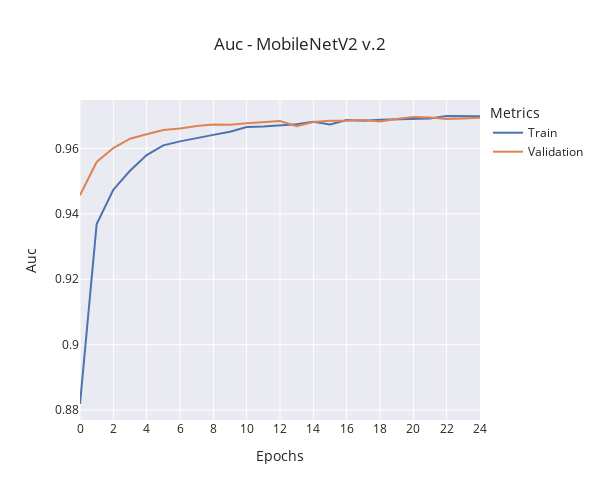

The code cell stored with this chart in its notebook:
### Code cell
window_size = 0
train_data = (
    moving_average(train_metrics["auc"], window_size)
    if window_size != 0
    else train_metrics["auc"]
)
validation_data = (
    moving_average(validation_metrics["val_auc"], window_size)
    if window_size != 0
    else validation_metrics["val_auc"]
)

fig = go.Figure()

fig.add_trace(
    go.Scatter(
        y=train_data,
        x=np.arange(len(train_data)),
        mode="lines",
        name="Train",
    )
)

fig.add_trace(
    go.Scatter(
        y=validation_data,
        x=np.arange(len(validation_data)),
        mode="lines",
        name="Validation",
    )
)

fig.update_layout(
    title=f"Auc - {model_name} {version}",
    xaxis_title="Epochs",
    yaxis_title="Auc",
    legend_title="Metrics",
    template="seaborn",
    width=600,
    height=500,
    xaxis=dict(
        tickmode="linear",
        tick0=0,
        dtick=2,
    ),
)

fig.show()
fig.write_image(f"./reports/figures/auc/{complete_name}_train.png")

### Figure 1 — Plotly figure (JSON) as saved in the notebook; plotly's stock layout.template omitted (floating-point values rounded to 4 significant figures)
{"data": [{"mode": "lines", "name": "Train", "type": "scatter", "x": [0, 1, 2, 3, 4, 5, 6, 7, 8, 9, 10, 11, 12, 13, 14, 15, 16, 17, 18, 19, 20, 21, 22, 23, 24], "y": [0.8819, 0.9369, 0.9474, 0.9532, 0.958, 0.9609, 0.9621, 0.9632, 0.9641, 0.9651, 0.9665, 0.9667, 0.9669, 0.9674, 0.9682, 0.9673, 0.9687, 0.9684, 0.9688, 0.9688, 0.9691, 0.9691, 0.9699, 0.9698, 0.9698]}, {"mode": "lines", "name": "Validation", "type": "scatter", "x": [0, 1, 2, 3, 4, 5, 6, 7, 8, 9, 10, 11, 12, 13, 14, 15, 16, 17, 18, 19, 20, 21, 22, 23, 24], "y": [0.9456, 0.9558, 0.9601, 0.9629, 0.9643, 0.9656, 0.966, 0.9668, 0.9673, 0.9672, 0.9677, 0.9681, 0.9684, 0.9667, 0.9681, 0.9684, 0.9684, 0.9687, 0.9682, 0.969, 0.9696, 0.9695, 0.969, 0.9691, 0.9693]}], "layout": {"height": 500, "legend": {"title": {"text": "Metrics"}}, "title": {"text": "Auc - MobileNetV2 v.2"}, "width": 600, "xaxis": {"dtick": 2, "tick0": 0, "tickmode": "linear", "title": {"text": "Epochs"}}, "yaxis": {"title": {"text": "Auc"}}}}
